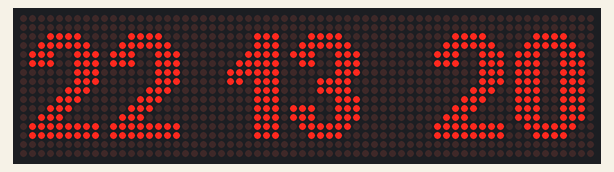
Simulated run of this sketch. Board: Arduino Uno, built with avr-gcc and run on an emulated ATmega328P. Parts: 64×16 LED matrix. Wiring (inferred from the names in the program): DS1307 clock at I2C address 0x68. The local clock reads 2024-03-15 10:24:30 at power-on unless the sketch sets it.

Above: at 0.19 s.
At 10.09 s:
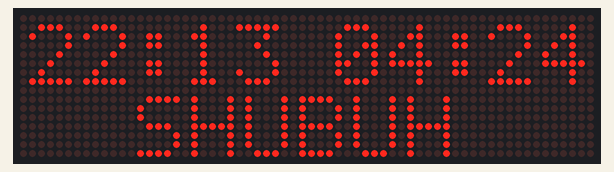
At 19.8 s:
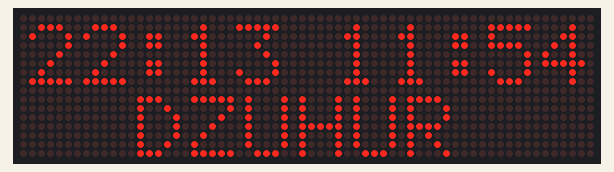
At 29.55 s:
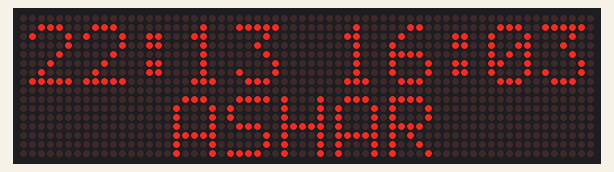
At 34.41 s:
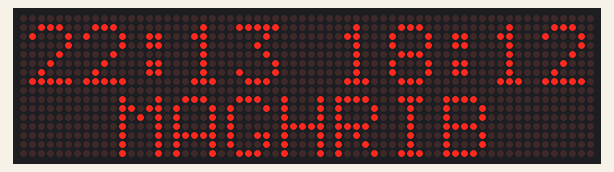
At 39.29 s:
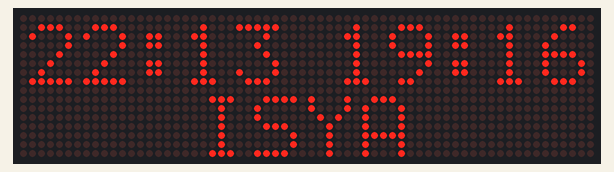

The sketch:

jam_sholat_led_matrix.ino
```cpp
#include <DMD.h>
#include <SystemFont5x7.h>
#include <Arial_Black_16.h>

#include <Wire.h>
#include <SPI.h>
//#include <DMD.h>
#include <TimerOne.h>
//#include "SystemFont5x7.h"
//#include "font.h"
//#include "Arial14.h"
//#include "Arial_Black_16.h"
#include "RTClib.h"
#include <PString.h>

//Init Settings DMD
#define DISPLAYS_ACROSS 2
#define DISPLAYS_DOWN 1
DMD dmd(DISPLAYS_ACROSS, DISPLAYS_DOWN);
double fajr, sunRise, zuhr, asr, maghrib, isha;

RTC_DS1307 RTC;

int hours, mm, ss;
char buffer[10];
PString str(buffer, sizeof(buffer));

void ScanDMD() {
  dmd.scanDisplayBySPI();
}

//Init Settings GPS Location
double setLongitude = 110.50;
double setLatitude = -7.32;
int setTimeZone = 7;
double setFajarTwilight = -20;
double setIshaTwilight = -18;

void setup() {
  Timer1.initialize(2000);
  Timer1.attachInterrupt(ScanDMD);
  dmd.clearScreen(true);

  Wire.begin();
  RTC.adjust(DateTime(__DATE__, __TIME__));
  RTC.begin();
  Wire.beginTransmission(0X68);
  Wire.write(0x07);
  Wire.write(0x10);
  Wire.endTransmission();
}

void loop() {
  DateTime now = RTC.now();
  int count = 0;
  int a = 0;
  //hours = now.hour();
  //mm = now.minute();
  //ss = now.second();
  int x = 0;
  while (count < 5) {
    a++;
    DateTime now = RTC.now();
    hours = now.hour();
    mm = now.minute();
    ss = now.second();
    dmd.selectFont(Arial_Black_16);
    str.begin();
    if (hours < 10) {
      str.print(0);
    }
    str.print(hours);
    dmd.drawString(1, 1, str, str.length(), GRAPHICS_NORMAL );

    //delay(5000);
    str.begin();
    str.print(":");
    if (a >= 21) {
      dmd.drawString(19, 0, str, str.length(), GRAPHICS_OR );
    }
    else {
      dmd.drawString(19, 0, str, str.length(), GRAPHICS_NOR );
    }

    str.begin();
    if (mm < 10) {
      str.print(0);
    }
    str.print (mm);
    dmd.drawString(23, 1, str, str.length(), GRAPHICS_NORMAL );

    str.begin();
    str.print(":");
    if (a >= 21) {
      dmd.drawString(42, 0, str, str.length(), GRAPHICS_OR );
    }
    else {
      dmd.drawString(42, 0, str, str.length(), GRAPHICS_NOR );
    }

    str.begin();
    if (ss < 10) {
      str.print(0);
    }
    str.print(ss);
    dmd.drawString(46, 1, str, str.length(), GRAPHICS_NORMAL );

    if(a==72) {
      a=0;
      count++;
    }
  }
  count = 0;
  dmd.clearScreen( true );
  while (count < 40) {
    a++;
    DateTime now = RTC.now();
    calcPrayerTimes(now.year(), now.month(), now.day(), setLongitude, setLatitude, setTimeZone, setFajarTwilight, setIshaTwilight, fajr, sunRise, zuhr, asr, maghrib, isha);
    int hours, minutes;

    hours = now.hour();
    mm = now.minute();
    ss = now.second();

    str.begin();
    dmd.selectFont(SystemFont5x7);
    if (hours < 10) {
      str.print(0);
    }
    str.print (hours);
    dmd.drawString(1, 1, str, str.length(), GRAPHICS_NORMAL );

    str.begin();
    str.print(":");
    if (a > 5) {
      dmd.drawString(13, 1, str, str.length(), GRAPHICS_OR );
    }
    else {
      dmd.drawString(13, 1, str, str.length(), GRAPHICS_NOR );
    }

    str.begin();
    if (mm < 10) {
      str.print(0);
    }
    str.print (mm);
    dmd.drawString(18, 1, str, str.length(), GRAPHICS_NORMAL );

    if (count >= 32) {
      x = 1;
      //doubleToHrMin(fajr, hours, minutes);
      doubleToHrMin(isha, hours, minutes);
    }
    else if (count >= 24) {
      // doubleToHrMin(zuhr, hours, minutes);
      doubleToHrMin(maghrib, hours, minutes);
      x = 2;
    }
    else if (count >= 16) {
      doubleToHrMin(asr, hours, minutes);
      x = 3;
    }
    else if (count >= 8) {
      //doubleToHrMin(maghrib, hours, minutes);
      doubleToHrMin(zuhr, hours, minutes);
      x = 4;
    }
    else if (count >= 0) {
      //doubleToHrMin(isha, hours, minutes);
      doubleToHrMin(fajr, hours, minutes);
      x = 5;
    }

    dmd.selectFont(SystemFont5x7);;
    str.begin();
    if (hours < 10) {
      str.print("0");
    }
    str.print(hours);
    dmd.drawString(35, 1, str, str.length(), GRAPHICS_NORMAL );
    dmd.drawString(47, 1, ":", 1, GRAPHICS_NORMAL );

    str.begin();
    if (minutes < 10) {
      str.print("0");
    }
    str.print(minutes);
    dmd.drawString(52, 1, str, str.length(), GRAPHICS_NORMAL );
    dmd.selectFont(SystemFont5x7);
    str.begin();

    switch (x) {
      case 1:
        str.print("   ISYA  ");
        dmd.drawString(2, 9, str, str.length(), GRAPHICS_NORMAL );
        break;
      case 2:
        str.print(" MAGHRIB ");
        dmd.drawString(5, 9, str, str.length(), GRAPHICS_NORMAL );
        break;
      case 3:
        str.print("  ASHAR  ");
        dmd.drawString(5, 9, str, str.length(), GRAPHICS_NORMAL );
        break;
      case 4:
        str.print(" DZUHUR ");
        dmd.drawString(7, 9, str, str.length(), GRAPHICS_NORMAL );
        break;
      case 5:
        str.print("  SHUBUH ");
        dmd.drawString(1, 9, str, str.length(), GRAPHICS_NORMAL );
        break;
    }
    if (a == 10) {
      a = 0;
      count++;
    }
  }
  dmd.clearScreen( true );
}


double degToRad(double degree)   {return ((3.1415926 / 180) * degree);}

double radToDeg(double radian)   {return (radian * (180 / 3.1415926));}

double moreLess360(double value) {
  while (value > 360 || value < 0) {
    if (value > 360) {
      value -= 360;
    }
    else if (value < 0) {
      value += 360;
    }
  }
  return value;
}

double moreLess24(double value) {
  while (value > 24 || value < 0) {
    if (value > 24) {
      value -= 24;
    }
    else if (value < 0) {
      value += 24;
    }
  }
  return value;
}

void doubleToHrMin(double number, int &hours, int &minutes) {
  hours = floor(moreLess24(number));
  minutes = floor(moreLess24(number - hours) * 60);
}

void calcPrayerTimes(int year, int month, int day,
                     double longitude, double latitude, int timeZone,
                     double fajrTwilight, double ishaTwilight,
                     double &fajrTime, double &sunRiseTime, double &zuhrTime,
                     double &asrTime, double &maghribTime, double &ishaTime)
                     {
  double D = (367 * year) - ((year + (int)((month + 9) / 12)) * 7 / 4) + (((int)(275 * month / 9)) + day - 730531.5);

  double L = 280.461 + 0.9856474 * D;
  L = moreLess360(L);

  double M = 357.528 + (0.9856003) * D;
  M = moreLess360(M);

  double Lambda = L + 1.915 * sin(degToRad(M)) + 0.02 * sin(degToRad(2 * M));
  Lambda = moreLess360(Lambda);

  double Obliquity = 23.439 - 0.0000004 * D;
  double Alpha = radToDeg(atan((cos(degToRad(Obliquity)) * tan(degToRad(Lambda)))));
  Alpha = moreLess360(Alpha);

  Alpha = Alpha - (360 * (int)(Alpha / 360));
  Alpha = Alpha + 90 * (floor(Lambda / 90) - floor(Alpha / 90));

  double ST = 100.46 + 0.985647352 * D;
  double Dec = radToDeg(asin(sin(degToRad(Obliquity)) * sin(degToRad(Lambda))));
  double Durinal_Arc = radToDeg(acos((sin(degToRad(-0.8333)) - sin(degToRad(Dec)) * sin(degToRad(latitude))) / (cos(degToRad(Dec)) * cos(degToRad(latitude)))));

  double Noon = Alpha - ST;
  Noon = moreLess360(Noon);

  double UT_Noon = Noon - longitude;

  ////////////////////////////////////////////
  // Calculating Prayer Times Arcs & Times //
  //////////////////////////////////////////

  // 2) Zuhr Time [Local noon]
  zuhrTime = UT_Noon / 15 + timeZone;

  // Asr Hanafi
  double Asr_Alt = radToDeg(atan(2 + tan(degToRad(latitude - Dec))));
  double Asr_Arc = radToDeg(atan(1.7 + tan(degToRad(latitude - Dec))));
  // Asr Shafii
  // double Asr_Alt = radToDeg(atan(1 + tan(degToRad(latitude - Dec))));
  // double Asr_Arc = radToDeg(acos((sin(degToRad(90 - Asr_Alt)) - sin(degToRad(Dec)) * sin(degToRad(latitude))) / (cos(degToRad(Dec)) * cos(degToRad(latitude)))));
  Asr_Arc = Asr_Arc / 14.7;

  // 3) Asr Time
  asrTime = zuhrTime + Asr_Arc;

  // 1) Shorouq Time
  sunRiseTime = zuhrTime - (Durinal_Arc / 15);

  // 4) Maghrib Time
  maghribTime = zuhrTime + (Durinal_Arc / 14.7);

  double Esha_Arc = radToDeg(acos((sin(degToRad(ishaTwilight)) - sin(degToRad(Dec)) * sin(degToRad(latitude))) / (cos(degToRad(Dec)) * cos(degToRad(latitude)))));

  // 5) Isha Time
  ishaTime = zuhrTime + (Esha_Arc / 15);

  // 0) Fajr Time
  double Fajr_Arc = radToDeg(acos((sin(degToRad(fajrTwilight)) - sin(degToRad(Dec)) * sin(degToRad(latitude))) / (cos(degToRad(Dec)) * cos(degToRad(latitude)))));
  fajrTime = zuhrTime - (Fajr_Arc / 15);

  return;
}
```

Measured:
- what the display in image 1 shows lasts 0.4 s, from 9.9 s to 10.3 s
